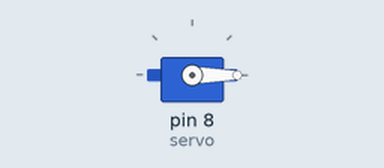
A sketch run on a simulated Arduino Uno, built with avr-gcc and run on an emulated ATmega328P. On the bench: servo.

Above: at 0.05 s.
At 21.85 s:
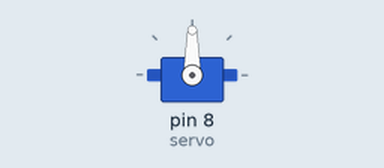
Timing chart, 0 to 28.5 s (numbered marks = the images above):
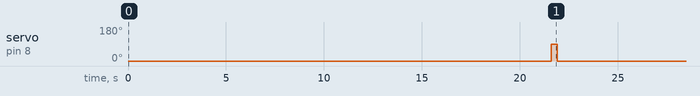

Measured:
- by itself, servo on pin 8 (servo): alternates 90° for 0.30 s and 0° for 21.6 s

The sketch:

servo.ino
```cpp
#include <Servo.h>


Servo servo;

int angle = 0;

void setup() {
  servo.attach(8);
  servo.write(0);
}

void loop() {
  servo.write(0);
  delay(21600);
  servo.write(90);
  delay(300);

}
```
